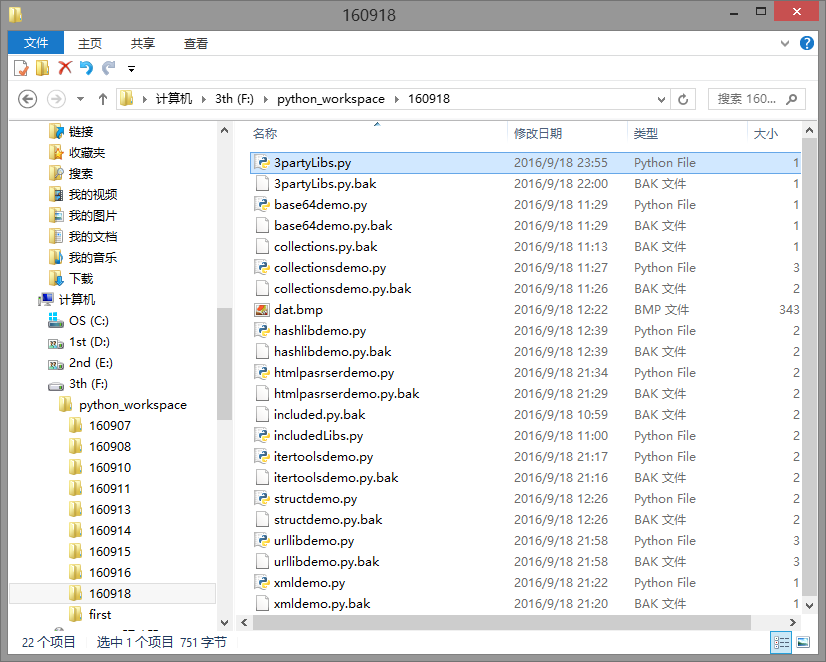
#> input picture 160918/test.png, 826 x 662 px
$ python 3partyLibs.py
#> lines starting #> are read from the running program, lines starting #| are printed output that depends on the picture
#常用第三方模块
#基本上，所有的第三方模块都会在 PyPI - the Python Package Index 上注
#册，只要找到对应的模块名字，即可用 pip 安装。

#PIL  Python Imaging Library
#已经是 Python 平台事实上的图像处理标准库了。PIL 功能非常强大，但 API 却非常简单易用。
#PIL 提供了操作图像的强大功能

from PIL import Image, ImageFilter
# 打开一个 jpg 图像文件，注意是当前路径:
im = Image.open('test.png')
#> im is the input picture: PIL image 826x662 RGBA; mean R, G, B, A 234.7, 235.2, 235.5, 255
# 获得图像尺寸:
w, h = im.size
#> w = 826; h = 662
print('Original image size: %sx%s' % (w, h))
#| Original image size: 826x662
# 缩放到 50%:
#im.thumbnail((w//2, h//2))
print('Resize image to: %sx%s' % (w//2, h//2))
#| Resize image to: 413x331
# 把缩放后的图像用 png 格式保存:
#im.save('thumbnail.png', 'png')


# 打开一个 png 图像文件，注意是当前路径:
im = Image.open('test.png')
# 应用模糊滤镜:
im2 = im.filter(ImageFilter.BLUR)
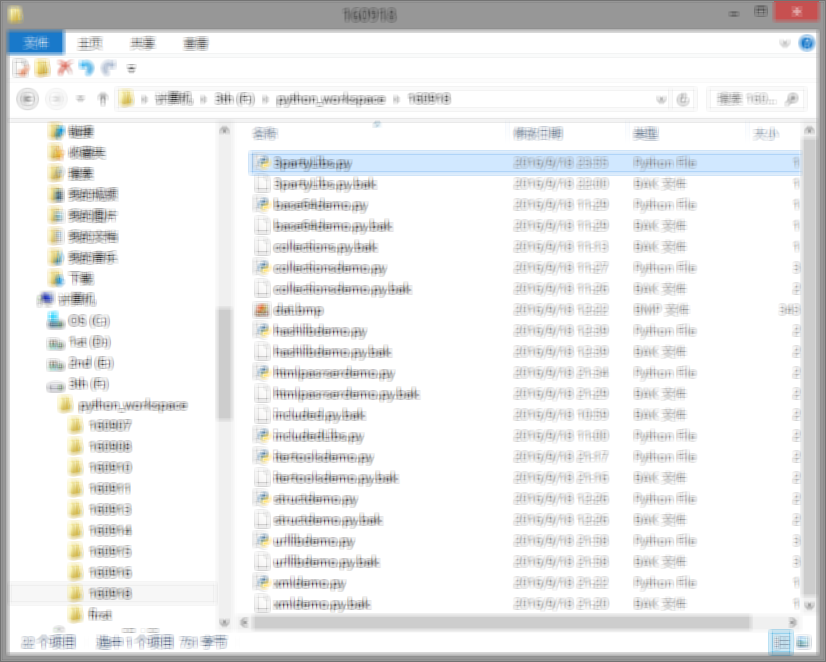
#> im2: PIL image 826x662 RGBA; mean R, G, B, A 234.6, 235.2, 235.5, 255
im2.save('blur.png', 'png')

$ run again, with 160918/dat.bmp saved as 160918/test.png
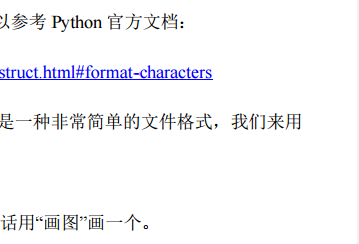
#> input picture 160918/dat.bmp, 359 x 244 px
#> im is the input picture: PIL image 359x244 RGB; mean R, G, B 246.5, 246.6, 249.3
#| Original image size: 359x244
#| Resize image to: 179x122
#> `im2 = im.filter(ImageFilter.BLUR)`:
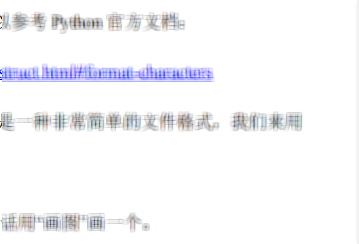
#> im2: PIL image 359x244 RGB; mean R, G, B 246.5, 246.5, 249.3
